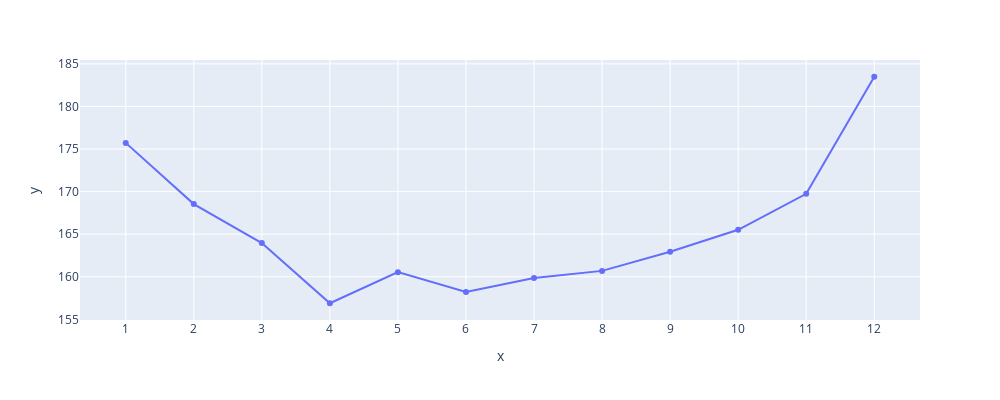
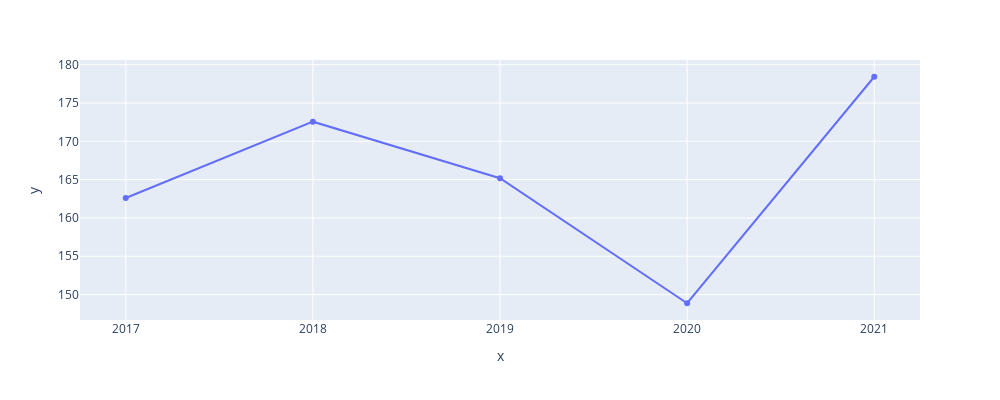

The notebook cell these images were saved under, in order:
### Code cell
sales_by_month = train_df.groupby(by='month')['num_sold'].mean()
sales_by_year = train_df.groupby(by='year')['num_sold'].mean()
# Sales by month visualization
fig = px.line(train_df, x=train_df['month'].unique(), y=sales_by_month, markers=True, width=1000, height=400)
fig.update_layout(
    xaxis=dict(
        tickmode='linear',
    )
)
fig.show()

fig2 = px.line(train_df, x=train_df['year'].unique(), y=sales_by_year, markers=True, width=1000, height=400)
fig2.update_layout(
    xaxis=dict(
        tickmode='linear',
    )
)
fig2.show()

### Figure 1 — Plotly figure (JSON) as saved in the notebook; plotly's stock layout.template omitted (floating-point values rounded to 4 significant figures)
{"data": [{"hovertemplate": "x=%{x}<br>y=%{y}<extra></extra>", "legendgroup": "", "line": {"color": "#636efa", "dash": "solid"}, "marker": {"symbol": "circle"}, "mode": "lines+markers", "name": "", "orientation": "v", "showlegend": false, "type": "scatter", "x": [1, 2, 3, 4, 5, 6, 7, 8, 9, 10, 11, 12], "xaxis": "x", "y": [175.7, 168.5, 164.0, 156.9, 160.5, 158.2, 159.9, 160.7, 162.9, 165.5, 169.7, 183.5], "yaxis": "y"}], "layout": {"height": 400, "legend": {"tracegroupgap": 0}, "margin": {"t": 60}, "width": 1000, "xaxis": {"anchor": "y", "domain": [0, 1], "tickmode": "linear", "title": {"text": "x"}}, "yaxis": {"anchor": "x", "domain": [0, 1], "title": {"text": "y"}}}}

### Figure 2 — Plotly figure (JSON) as saved in the notebook; plotly's stock layout.template omitted (floating-point values rounded to 4 significant figures)
{"data": [{"hovertemplate": "x=%{x}<br>y=%{y}<extra></extra>", "legendgroup": "", "line": {"color": "#636efa", "dash": "solid"}, "marker": {"symbol": "circle"}, "mode": "lines+markers", "name": "", "orientation": "v", "showlegend": false, "type": "scatter", "x": [2017, 2018, 2019, 2020, 2021], "xaxis": "x", "y": [162.6, 172.6, 165.2, 148.9, 178.4], "yaxis": "y"}], "layout": {"height": 400, "legend": {"tracegroupgap": 0}, "margin": {"t": 60}, "width": 1000, "xaxis": {"anchor": "y", "domain": [0, 1], "tickmode": "linear", "title": {"text": "x"}}, "yaxis": {"anchor": "x", "domain": [0, 1], "title": {"text": "y"}}}}
